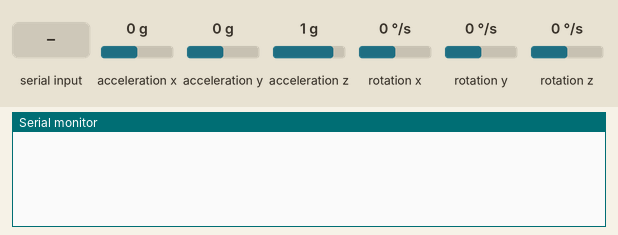
Simulated run of this sketch. Board: Arduino Nano 33 BLE. Shown: the last lines printed to the serial monitor. Inputs (shaded band) come from the test bench; at power-on: acceleration x 0 g, acceleration y 0 g, acceleration z 1 g, rotation x 0 °/s, rotation y 0 °/s, rotation z 0 °/s. At 4.3 s the program stops and its outputs stay as they are.

Above: at 1.2 s.
1.3 s: "k" received over Serial
At 1.7 s:
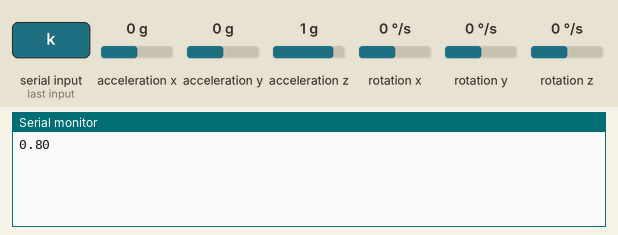
2.8 s: "d" received over Serial
At 4.0 s:
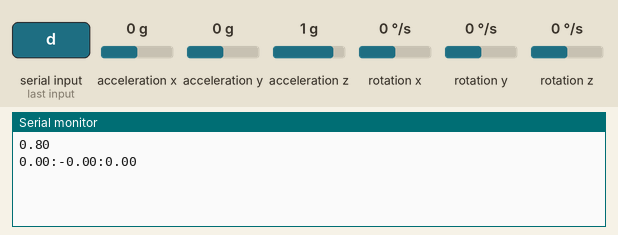
4.3 s: "e" received over Serial
At 5.1 s:
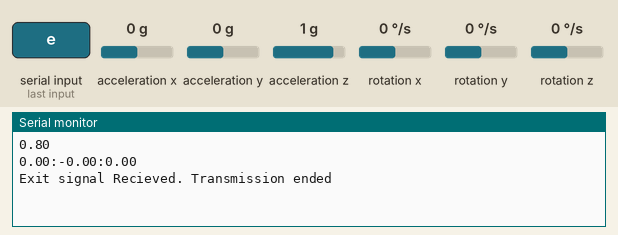

The sketch:

task4.ino
```cpp
#include "Arduino_BMI270_BMM150.h"

char buffer[20];
char userInput;
float k = 0.8;
float W_angle[2] = {0,0};
float G_angle = 0;
float NG_angle = 0;
float rate;
float NN_angle;
float G_angleC=0;
unsigned long start_time = 0;
unsigned long end_time = 0;

void setup() {
  // put your setup code here, to run once:
  Serial.begin(115200);
  IMU.begin();
  if (!IMU.begin()) {
    Serial.println("Failed to initialize IMU!");
    while (1);
  }
  rate = (1/IMU.gyroscopeSampleRate());

}
void loop() {

  float Ax, Ay, Az, Gx, Gy, Gz, A_angle;

  // check for user input
      userInput = Serial.read();
      // if user input is 'k' send k value
      if (IMU.accelerationAvailable()) {
              IMU.readAcceleration(Ax, Ay, Az);
      }
      if (IMU.gyroscopeAvailable()) {
                IMU.readGyroscope(Gx, Gy, Gz);

                // read the sampling rate
                // calculate the angle
                // replace G_angle[0] with G_angle[1], then replace G_angle[1] with Gy
                start_time = micros();
                G_angle = Gx*(start_time-end_time)*0.000001;
                end_time =micros();
                G_angleC = G_angleC + G_angle;
          }

      A_angle = atan(Ay/Az)*180/3.1415926;
      // calculate weighted angle
      // update previous angle reading
      NG_angle = -1*G_angle;
      NN_angle = -1*G_angleC;
      W_angle[1] = k*(W_angle[1]+NG_angle) + (1-k)*(A_angle);

      sprintf(buffer, "%.2f:%.2f:%.2f", A_angle, NN_angle, W_angle[1]);


      if (userInput == 'k') {
          Serial.println(k);
      }

      // if user input is 'd' return angle data
      if (userInput == 'd') {
          // pack the buffer with colon-delimited angle values
        //sprintf(buffer, "%.2f:%.2f:%.2f", A_angle, NG_angle, W_angle[1]);
        // send the buffer to the serial port

        Serial.println(buffer);


        // clear the buffer
        //memset(buffer, 0, sizeof(buffer));
      }
      // if user input is 'n' iterate k-value by 0.01
      if (userInput == 'n') {
          k += 0.01;
          G_angle = 0;

      }
      // if user input is 'e' exit
      if (userInput == 'e'){
        Serial.println("Exit signal Recieved. Transmission ended");

        while (1);
      }


}
```

Measured:
- after the input at 1.3 s, the serial monitor: prints a new line at once (image 1)
- after the input at 2.8 s, the serial monitor: prints a new line at once (image 2)
- after the input at 4.3 s, the serial monitor: prints a new line at once (image 3)
